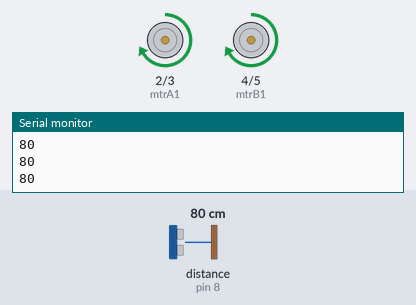
A sketch run on a simulated Arduino Uno, built with avr-gcc and run on an emulated ATmega328P. Parts: motor-driver pin pairs drawn as motors (green arrow = first pin HIGH = forward, orange = second pin HIGH = backward, longer = more drive, scaled by the enable pin), the last lines printed to the serial monitor. Wiring (inferred from the names in the program): ultrasonic range finder: trigger pin 9; echo pin 8. Inputs (shaded band) come from the test bench; at power-on: distance to the obstacle (sensor on pin 8) 80 cm. The echo pulse lasts 58.3 µs per cm.

Above: at 1.2 s.
1.3 s: distance to the obstacle (sensor on pin 8) set to 8 cm
2.8 s: distance to the obstacle (sensor on pin 8) set to 5 cm
At 3.6 s:
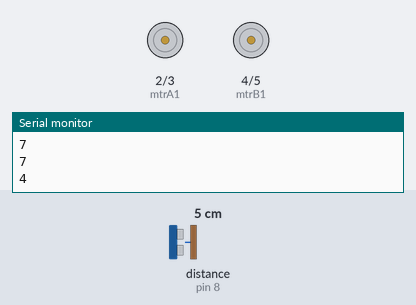
5.8 s: distance to the obstacle (sensor on pin 8) set to 9 cm
At 6.6 s:
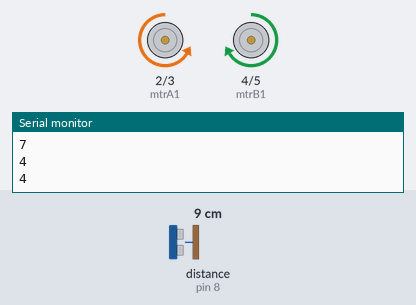
8.3 s: distance to the obstacle (sensor on pin 8) set to 2 cm
At 9.8 s:
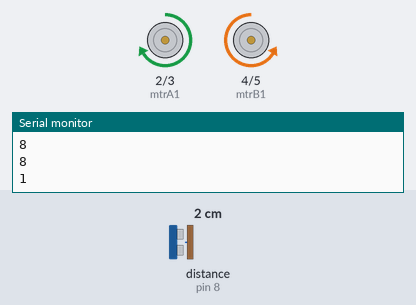
Timing chart, 0 to 12.3 s (numbered marks = the images above; inputs shaded):
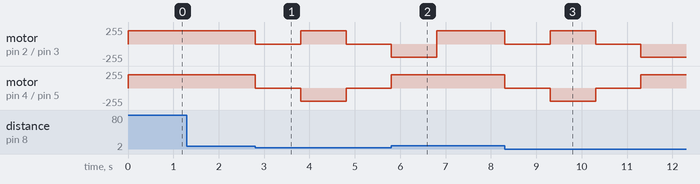

The sketch:

KAYBOT2.ino
```cpp
int trig = 9;
int echo = 8;

int ENA = 10;
int mtrA1 = 2;
int mtrA2 = 3;

int ENB = 11;
int mtrB1 = 4;
int mtrB2 = 5;


void setup() {
  pinMode(trig, OUTPUT);
  pinMode(echo, INPUT);

  pinMode(ENA, OUTPUT);
  pinMode(ENB, OUTPUT);
  pinMode(mtrA1, OUTPUT);
  pinMode(mtrA2, OUTPUT);
  pinMode(mtrB1, OUTPUT);
  pinMode(mtrB2, OUTPUT);

  Serial.begin(9600);
}

int sayac = 0;
void loop() {
  int msf = Mesafe();
  Serial.println(msf);
  ileri();

  if(msf <= 5 && msf > 0 && sayac%2 == 0){
    sayac++;
    dur();
    sag();
    }

  else if(msf <= 5 && msf > 0 && sayac%2 == 1){
    sayac++;
    dur();
    sol();
    }
}


int Mesafe(){
  digitalWrite(trig,1); delay(1);
  digitalWrite(trig,0);
  int sure = pulseIn(echo,1);
  int msf = (sure/2)/28.97;
  return msf;
}

void ileri(){
  analogWrite(ENA , 200);
  digitalWrite(mtrA1,1);
  digitalWrite(mtrA2,0);

  analogWrite(ENB , 200);
  digitalWrite(mtrB1,1);
  digitalWrite(mtrB2,0);
}


void sag(){
  digitalWrite(mtrA1,1);
  digitalWrite(mtrA2,0);

  digitalWrite(mtrB1,0);
  digitalWrite(mtrB2,1);

  delay(1000);
}

void sol(){
  digitalWrite(mtrA1,0);
  digitalWrite(mtrA2,1);

  digitalWrite(mtrB1,1);
  digitalWrite(mtrB2,0);

  delay(1000);
}


void dur(){
  digitalWrite(mtrA1,0);
  digitalWrite(mtrA2,0);

  digitalWrite(mtrB1,0);
  digitalWrite(mtrB2,0);

  delay(1000);
}
```

Measured:
- the behaviour switches between 7 and 6 cm on distance to the obstacle (sensor on pin 8) (found by bisection; images 0 and 1)
- after the input at 2.8 s, motor on pin 2 (mtrA1) / pin 3 (mtrA2): forward 200/255 → stopped at once, → forward 200/255 1.0 s later, → stopped 1.0 s later; motor on pin 4 (mtrB1) / pin 5 (mtrB2): forward 200/255 → stopped at once, → backward 200/255 1.0 s later, → stopped 1.0 s later
- after the input at 5.8 s, motor on pin 4 (mtrB1) / pin 5 (mtrB2): goes on until 5.8 s, then stays forward 200/255
- after the input at 8.3 s, motor on pin 2 (mtrA1) / pin 3 (mtrA2): forward 200/255 → stopped at once, → forward 200/255 1.0 s later, → stopped 1.0 s later, → backward 200/255 1.0 s later; motor on pin 4 (mtrB1) / pin 5 (mtrB2): forward 200/255 → stopped at once, → backward 200/255 1.0 s later, → stopped 1.0 s later, → forward 200/255 1.0 s later
